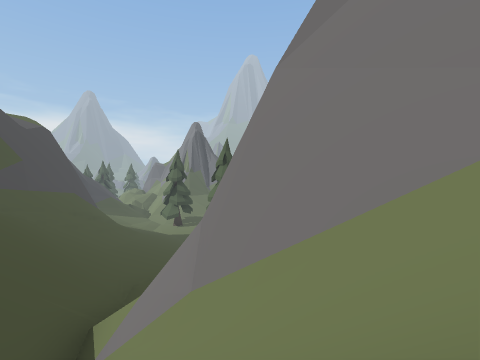
view 1 (above)

24 first-person views from a walk through a scene from a Unity 3-D project. The camera is 1.4 m above the floor, looks level and sees 85° across. The floor is counted in squares, 2 m on a side. Each view is taken from the middle of a square. On the plan, view 1 faces up. The plan holds only what a view shows up to about 9 squares ahead; the rest is blank. The place goes on beyond the plan. The player character is not drawn.

view 2
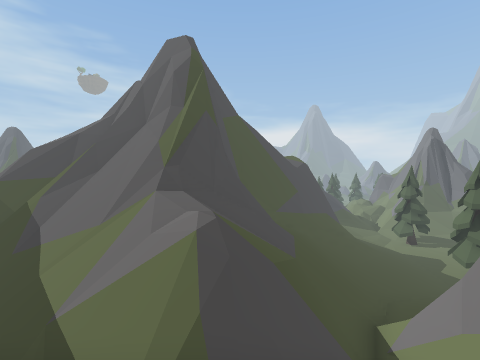

view 3
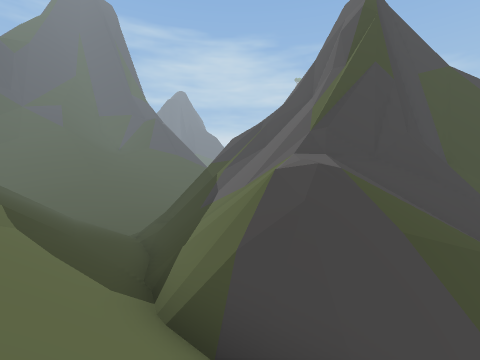

view 4
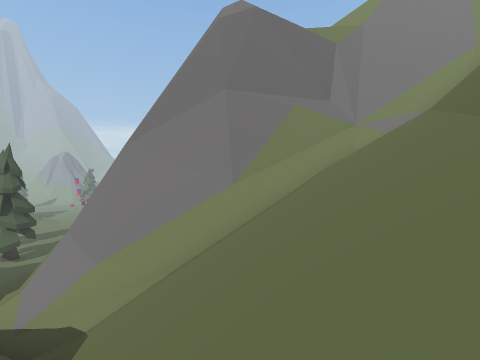

view 5
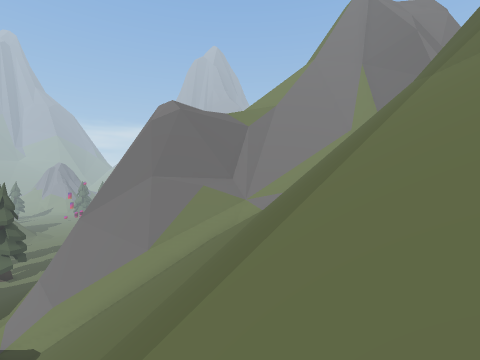

view 6
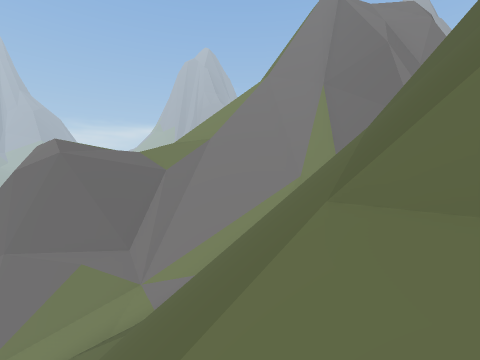

view 7
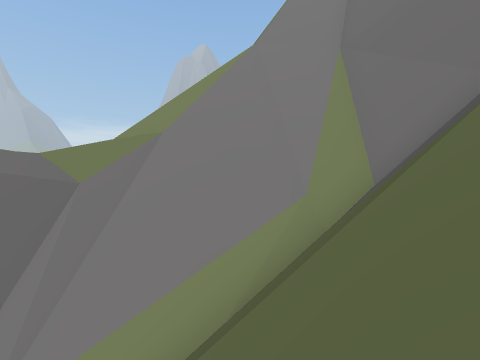

view 8
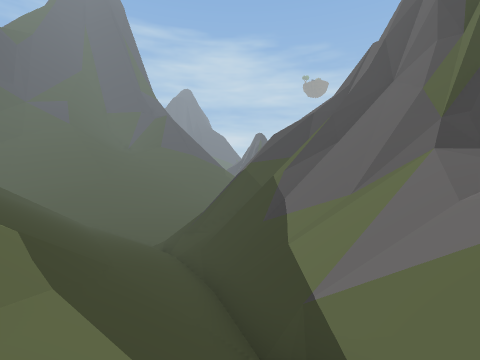

view 9
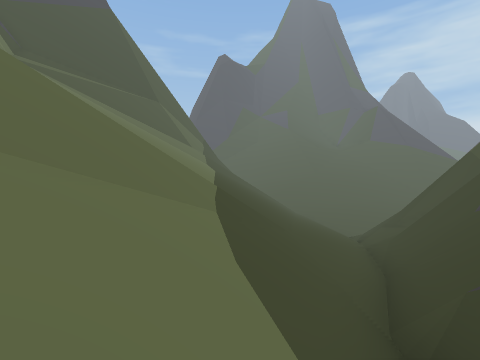

view 10
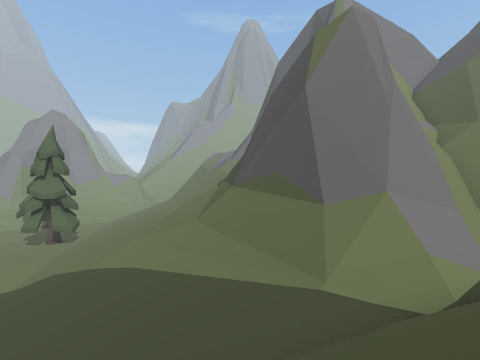

view 11
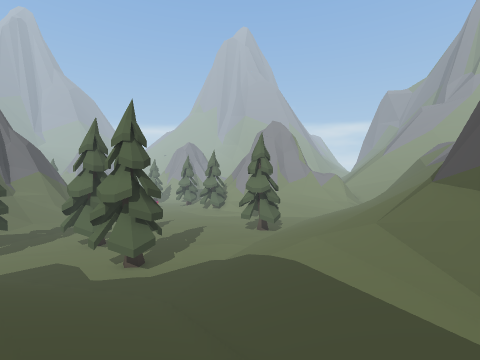

view 12
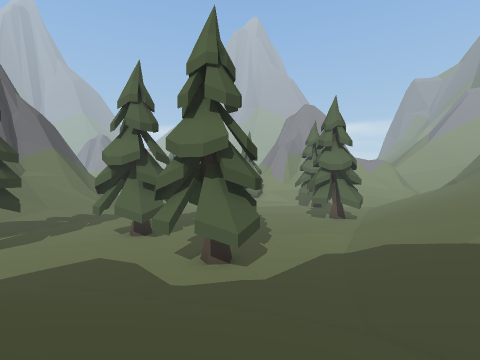

view 13
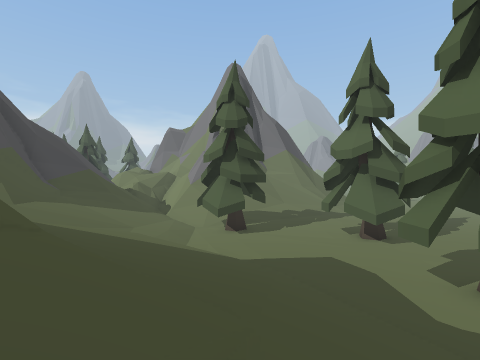

view 14
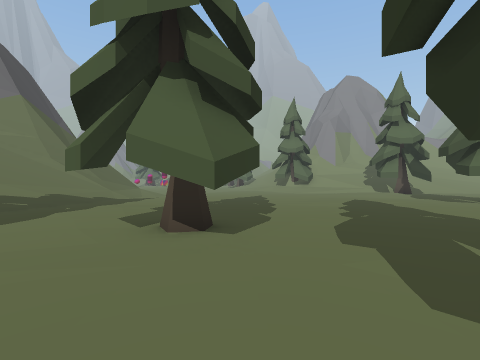

view 15
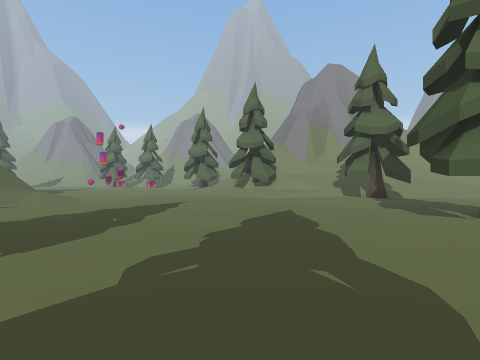

view 16
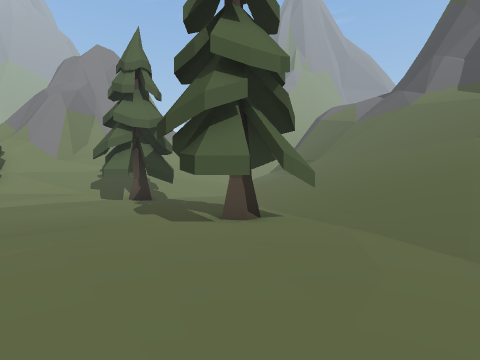

view 17
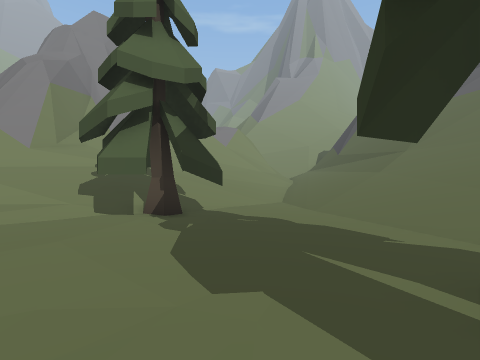

view 18
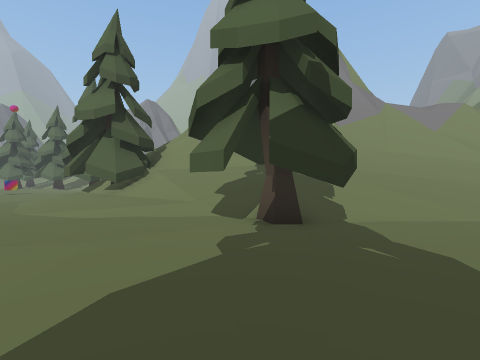

view 19
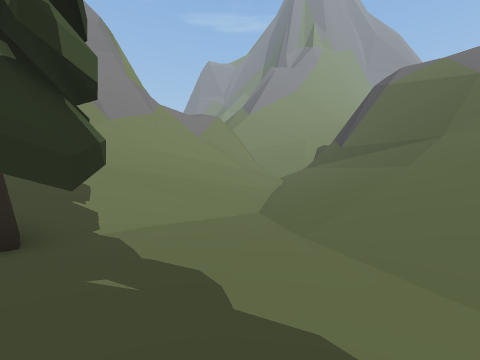

view 20
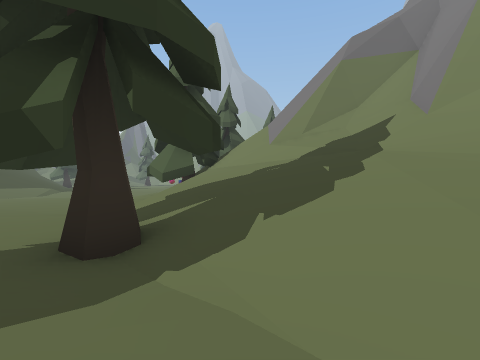

view 21
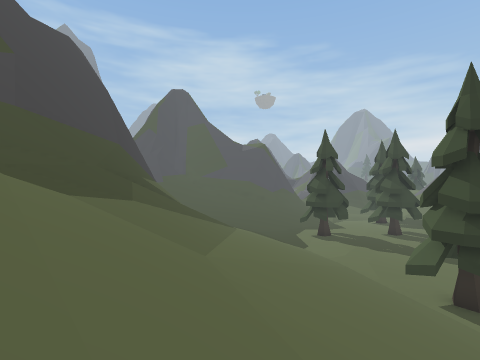

view 22
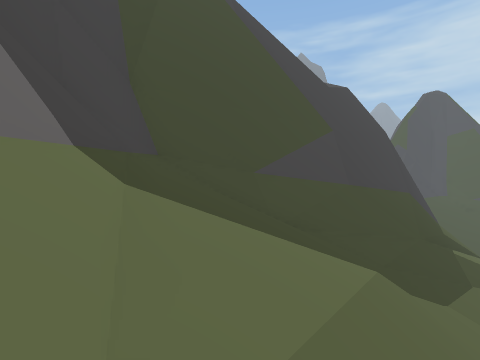

view 23
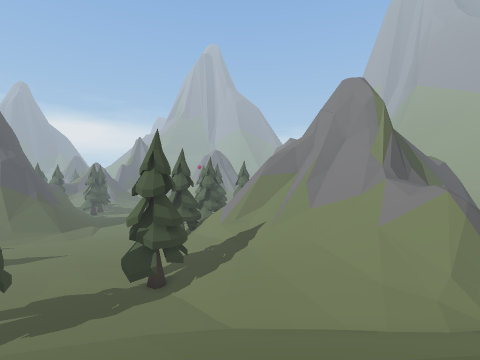

view 24
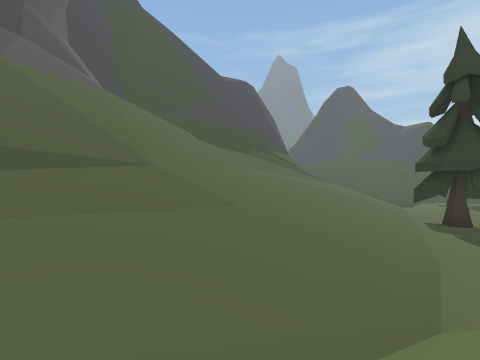

### Floor plan
Key: @ floor where view 1 was taken; # wall or solid block; . main floor; : floor 0.5 m higher than the main floor; - floor 0.5 m lower than the main floor; + floor 0.75 m higher than the main floor; * floor 1.25 m higher than the main floor; % floor 1.5 m higher than the main floor; / step, stairs or slope; = window, fence, low wall or low ledge; ^ raised ledge; v drop or lower ground; T tree.
Columns run from 11 left of view 1 to 22 right of it. Each row starts with its distance up from view 1.
 27         /////.-  ---..TTT//#  ^^
 26         ////...------.:TT//#^^=#
 25         //......------:///////=#
 24         /.......-..---://////##/
 23        ........-.......//////=#
 22       T................/T//////
 21 /%*:.TT..T............T.T//////
 20 ///:.---..T........-...T-///////
 19 //////---.T............T--///////#
 18 //*///.-................---//////#
 17   /////-..-.......TT...-.////:////
 16    /////.TT-......TT.////////////*
 15     ////.-T---....///////////////
 14     /////-----//////////////////
 13      /////--///////////////////
 12       /////////////////////////
 11       /////////////////////////
 10       ///+////// //////////////
  9    #=//////////////////////////
  8     ///////////////////////////
  7   #/ //////==##^##///#/////###/
  6   #/ //////###^  ^^^##/////# ^
  5     #/////#^#        ^#^//##
  4     #/////#^            ^^^
  3     #//////#
  2     #///##/###
  1  ####///v#//####^
  0 ####/////#/@////##^
 -1 #///////#////////##^^
 -2 ##/////#//////// /=###
 -3  #///////////////////#
 -4 /=//////////////////##
 -5 ///////////////////###
 -6 ////////////////=^##
 -7 //////   //////#^
 -8 //////

Positions as (right, up) in squares from view 1, and headings:
1: (0, 0), facing up
2: (0, -3), facing up-left
3: (0, -1), facing left
4: (-2, -3), facing up-right
5: (-2, -7), facing up-right
6: (2, -7), facing up-right
7: (5, -5), facing up-right
8: (-2, -3), facing left
9: (-2, -2), facing down-left
10: (-6, 7), facing right
11: (-5, 6), facing up-right
12: (-5, 11), facing up-right
13: (-5, 12), facing up
14: (-3, 17), facing up-right
15: (1, 17), facing up-right
16: (3, 17), facing right
17: (7, 19), facing right
18: (9, 18), facing up-right
19: (10, 18), facing right
20: (14, 18), facing up
21: (15, 11), facing left
22: (16, 9), facing down-left
23: (16, 10), facing up
24: (19, 18), facing down-left
